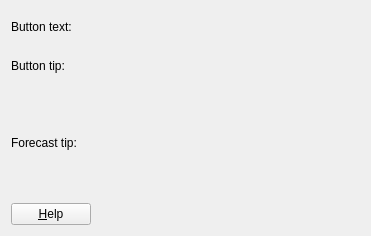
<ui version="4.0" >
 <class>WIfaceCfgBase</class>
 <widget class="QWidget" name="WIfaceCfgBase" >
  <property name="geometry" >
   <rect>
    <x>0</x>
    <y>0</y>
    <width>371</width>
    <height>236</height>
   </rect>
  </property>
  <property name="windowTitle" >
   <string>Form1</string>
  </property>
  <layout class="QVBoxLayout" >
   <property name="margin" >
    <number>11</number>
   </property>
   <property name="spacing" >
    <number>6</number>
   </property>
   <item>
    <layout class="QHBoxLayout" >
     <property name="margin" >
      <number>0</number>
     </property>
     <property name="spacing" >
      <number>6</number>
     </property>
     <item>
      <widget class="QLabel" name="TextLabel2" >
       <property name="text" >
        <string>Button text:</string>
       </property>
       <property name="wordWrap" >
        <bool>false</bool>
       </property>
      </widget>
     </item>
     <item>
      <widget class="LineEdit" native="1" name="edtText" />
     </item>
    </layout>
   </item>
   <item>
    <widget class="QLabel" name="TextLabel3" >
     <property name="text" >
      <string>Button tip:</string>
     </property>
     <property name="wordWrap" >
      <bool>false</bool>
     </property>
    </widget>
   </item>
   <item>
    <widget class="MultiLineEdit" native="1" name="edtTip" />
   </item>
   <item>
    <widget class="QLabel" name="TextLabel3_2" >
     <property name="text" >
      <string>Forecast tip:</string>
     </property>
     <property name="wordWrap" >
      <bool>false</bool>
     </property>
    </widget>
   </item>
   <item>
    <widget class="MultiLineEdit" native="1" name="edtForecastTip" />
   </item>
   <item>
    <layout class="QHBoxLayout" >
     <property name="margin" >
      <number>0</number>
     </property>
     <property name="spacing" >
      <number>6</number>
     </property>
     <item>
      <widget class="QPushButton" name="btnHelp" >
       <property name="text" >
        <string>&amp;Help</string>
       </property>
      </widget>
     </item>
     <item>
      <spacer>
       <property name="orientation" >
        <enum>Qt::Horizontal</enum>
       </property>
       <property name="sizeType" >
        <enum>QSizePolicy::Expanding</enum>
       </property>
       <property name="sizeHint" >
        <size>
         <width>20</width>
         <height>20</height>
        </size>
       </property>
      </spacer>
     </item>
    </layout>
   </item>
  </layout>
 </widget>
 <customwidgets>
  <customwidget>
   <class>LineEdit</class>
   <extends>QWidget</extends>
   <header>editfile.h</header>
  </customwidget>
  <customwidget>
   <class>MultiLineEdit</class>
   <extends>QWidget</extends>
   <header>editfile.h</header>
  </customwidget>
 </customwidgets>
 <resources/>
 <connections/>
</ui>
